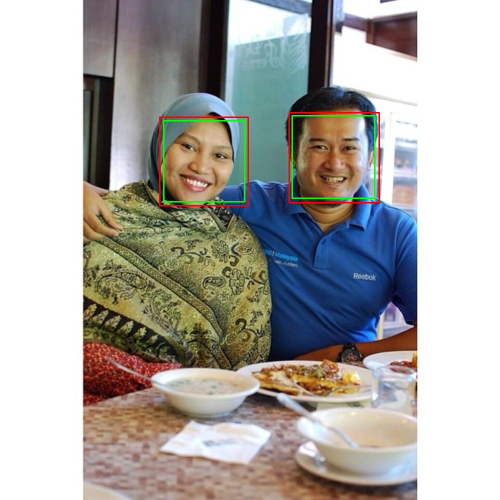
#> input picture outputs/Positives/00006c07d2b033d1.jpg, 1000 x 1000 px (shown at 1/2 size); its folder holds only this picture in this run
$ jupyter execute FaceDetection.ipynb
#> lines starting #> are read from the running program, lines starting #| are printed output that depends on the picture; after the words box and inside, x2 and y2 are one past the last pixel; in counts of white or black regions, pixels touching at a corner belong together
# Assessment 4: Detecting Faces with Haar Cascades

This notebook performs face detection using OpenCV's Haar cascades. It processes images from a user-specified dataset and classifies them into:
- **Positives**: Images where faces were detected
- **Negatives**: Images where no faces were detected

The output will be stored in separate folders with bounding boxes overlaid on positive detections.

## Load Required Libraries and Define Paths
This section loads the necessary libraries and sets up the paths for the dataset, cascade classifiers, and output directories.

[cell 1]
from pathlib import Path
import os
import cv2
import shutil
import gc
import matplotlib.pyplot as plt

## Load Haar Cascades
The following code attempts to load multiple Haar cascade classifiers from the specified directory. Each classifier is intended to improve robustness by detecting faces from different angles.

[cell 2]
# Available cascades
cascades = {
    "default": "haarcascade_frontalface_default.xml",
    "alt": "haarcascade_frontalface_alt.xml",
    "alt2": "haarcascade_frontalface_alt2.xml",
    "alt_tree": "haarcascade_frontalface_alt_tree.xml",
    "profile": "haarcascade_profileface.xml"
}

## Prepare Dataset and Output Folders
This step creates output folders for classified images — `Positives` for images where faces are detected, and `Negatives` for those without detectable faces.

[cell 3]
# User inputs
base_dir = Path(input("Enter the path to the Haar cascade XML directory: ").strip())
#> the answer given: outputs/Positives
dataset_dir = Path(input("Enter the path to the image dataset directory: ").strip())
#> the answer given: outputs/Positives
output_dir = Path(input("Enter the path for output directory (will be created if it doesn't exist): ").strip())
#> the answer given: out.png

## Process Each Image
Each image is read, resized if necessary, converted to grayscale, and then run through each of the loaded classifiers to detect faces.

[cell 4]
# Validate dataset directory
if not dataset_dir.exists() or not dataset_dir.is_dir():
    raise FileNotFoundError(f"Dataset directory not found: {dataset_dir}")

# Create output folders
output_dir = Path(output_dir)
positive_dir = output_dir / "Positives"
negative_dir = output_dir / "Negatives"
positive_dir.mkdir(parents=True, exist_ok=True)
negative_dir.mkdir(parents=True, exist_ok=True)

## Detect Faces in Images
This section loops through each image in the dataset and attempts face detection using each loaded Haar cascade.
- Images are resized if too large to avoid memory issues.
- Face detections are drawn using colored rectangles.
- Images with detected faces are saved to the `Positives` folder.
- Others are copied unchanged to the `Negatives` folder.
- The `'alt'` cascade is skipped due to known memory allocation errors during detection.

[cell 5]
loaded_classifiers = {}

for name, filename in cascades.items():
    cascade_path = base_dir / filename
    if not cascade_path.exists():
        print(f"Cascade file not found: {cascade_path}")
        continue
    classifier = cv2.CascadeClassifier(str(cascade_path))
    if classifier.empty():
        print(f"Failed to load: {filename}")
    else:
        loaded_classifiers[name] = classifier
        print(f"Loaded cascade: {name} -> {filename}")

if not loaded_classifiers:
    raise RuntimeError("No valid Haar cascade classifiers were loaded.")

print(f"\n Ready to process images in: {dataset_dir}")

## Memory Management
Garbage collection is manually triggered after each classifier's run to help prevent memory overflow, especially important when processing multiple large images in a single session.

[cell 6]
# Color map for each classifier
classifier_colors = {
    "default": (0, 255, 0),      # Green
    "alt": (255, 0, 0),          # Blue
    "alt2": (0, 0, 255),         # Red
    "alt_tree": (255, 255, 0),   # Cyan
    "profile": (255, 0, 255)     # Magenta
}

# Supported image formats
supported_exts = ['.jpg', '.jpeg', '.png']
images = [f for f in dataset_dir.iterdir() if f.suffix.lower() in supported_exts]
print(f"\n Found {len(images)} image(s) to process...")

MAX_WIDTH = 1000
MAX_HEIGHT = 1000

for img_path in images:
    img = cv2.imread(str(img_path))
#> img is the input picture: shape (1000, 1000, 3); mean B, G, R 164.7, 168.4, 170.6
    if img is None:
        print(f"Unable to read image: {img_path}")
        continue

    # Resize if too large
    height, width = img.shape[:2]
    if width > MAX_WIDTH or height > MAX_HEIGHT:
        scaling_factor = min(MAX_WIDTH / width, MAX_HEIGHT / height)
        img = cv2.resize(img, None, fx=scaling_factor, fy=scaling_factor, interpolation=cv2.INTER_AREA)

    gray = cv2.cvtColor(img, cv2.COLOR_BGR2GRAY)
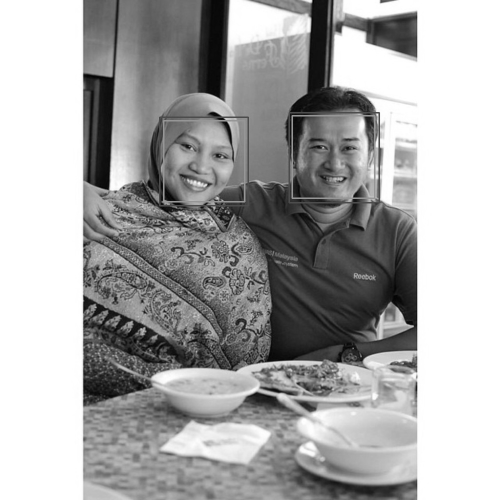
#> gray: shape (1000, 1000) (shown at 1/2 size); min 1, max 255, mean 168.6
    detections_found = False

    for name, classifier in loaded_classifiers.items():
        if name == "alt":
            print(f"Skipping cascade '{name}' to avoid memory error.")
            continue  # Skip alt cascade to avoid crash

        try:
            faces = classifier.detectMultiScale(gray, scaleFactor=1.1, minNeighbors=5)
            for (x, y, w, h) in faces:
                color = classifier_colors.get(name, (0, 255, 255))  # fallback color
                cv2.rectangle(img, (x, y), (x + w, y + h), color, 2)
                detections_found = True
        except cv2.error as e:
            print(f"Error detecting faces with {name}: {e}")

        # Free memory after each classifier
        gc.collect()
#> this loop made 4 passes
#> faces on passes 1, 3: [[588, 234, 158, 158], [327, 241, 165, 165]], [[583, 228, 171, 171], [322, 237, 170, 170]]
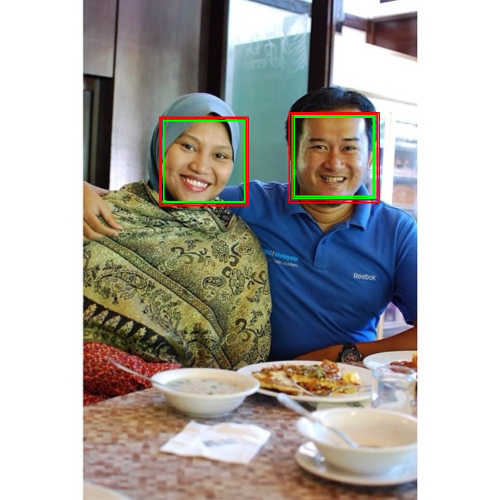
#> img: shape (1000, 1000, 3) (shown at 1/2 size); 0.71% of pixels changed, all inside (x1, y1, x2, y2) = (321, 227, 756, 409)

    if detections_found:
        cv2.imwrite(str(positive_dir / img_path.name), img)
    else:
        shutil.copy(str(img_path), str(negative_dir / img_path.name))

print("\nImage classification complete. Results saved to:")
print(f"   → Positives: {positive_dir}")
print(f"   → Negatives: {negative_dir}")

## Preview Positive Detections
To visually confirm the face detection results, this section displays a few sample images from the `Positives` folder with rectangles showing where faces were detected.

[cell 7]
# Preview some positive results
sample_results = list(positive_dir.glob("*"))
for img_file in sample_results[:5]:
    img = cv2.imread(str(img_file))
    img_rgb = cv2.cvtColor(img, cv2.COLOR_BGR2RGB)
    plt.imshow(img_rgb)
    plt.title(f"Detected Face: {img_file.name}")
    plt.axis('off')
    plt.show()

$ run again, on outputs/Positives/01f37f9a2a897d15.jpg
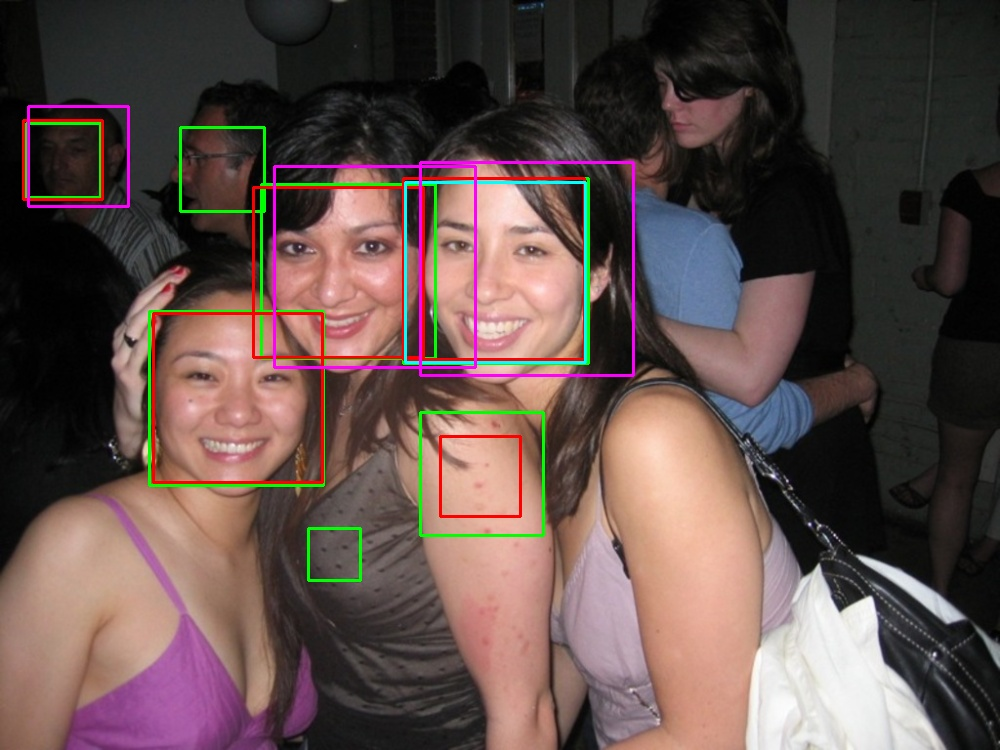
#> input picture outputs/Positives/01f37f9a2a897d15.jpg, 1000 x 750 px
#> img is the input picture: shape (750, 1000, 3); mean B, G, R 74.1, 77.7, 96.2
#> `gray = cv2.cvtColor(img, cv2.COLOR_BGR2GRAY)`:
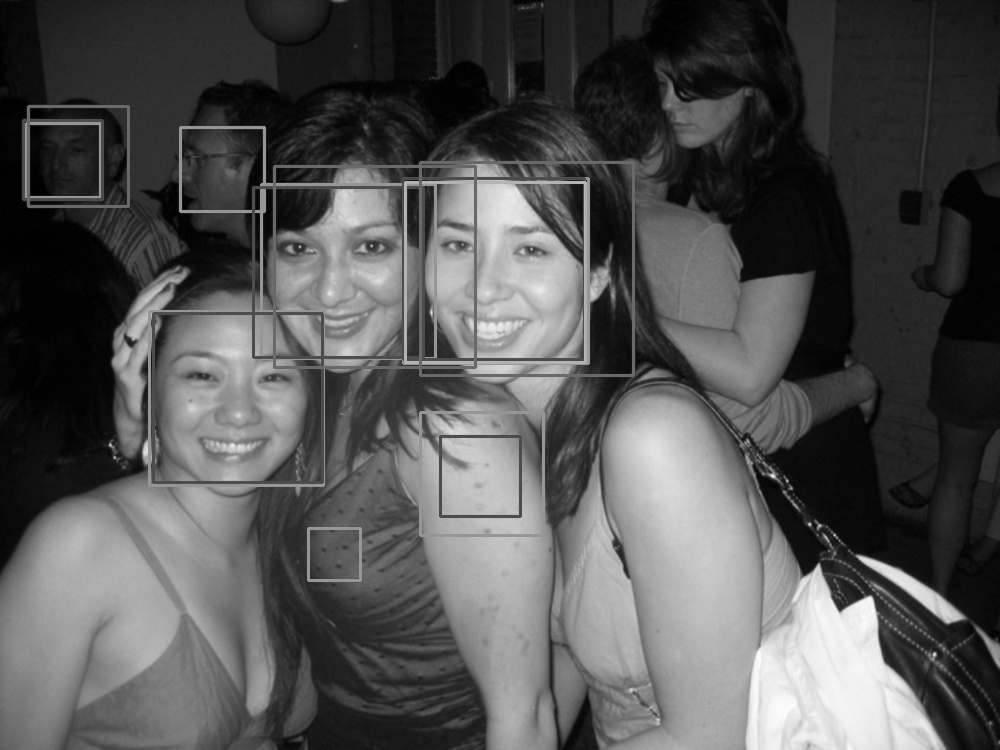
#> gray: shape (750, 1000); min 0, max 255, mean 82.8
#> the loop `for name, classifier in loaded_classifiers.items():` made 4 passes
#> faces on pass 4: [[161, 118, 104, 104], [440, 175, 192, 192]]
#> after the loop `for name, classifier in loaded_classifiers.items():`:
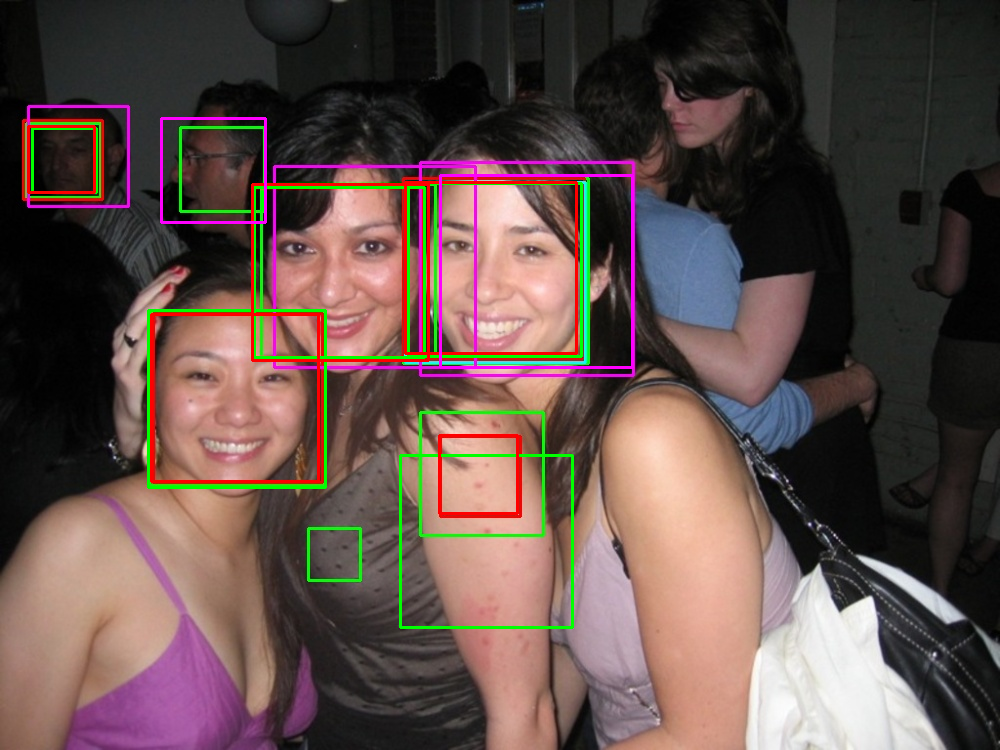
#> img: shape (750, 1000, 3); 2.58% of pixels changed, all inside (x1, y1, x2, y2) = (27, 117, 634, 629)

$ run again, on outputs/Positives/0360a03ee4debf0d.jpg
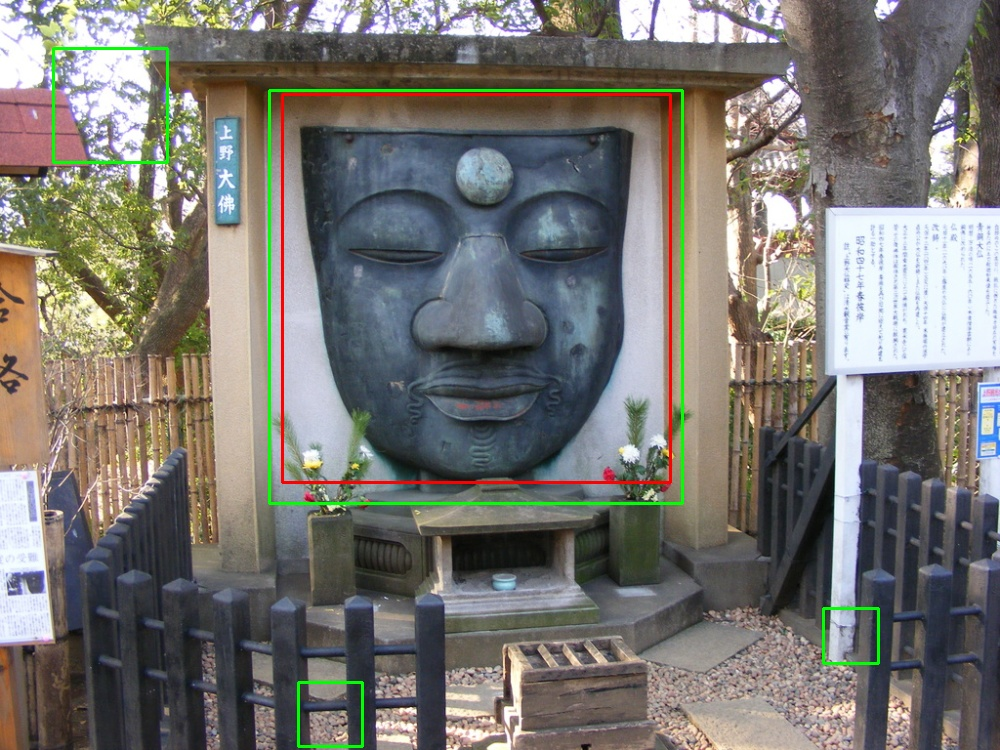
#> input picture outputs/Positives/0360a03ee4debf0d.jpg, 1000 x 750 px
#> img is the input picture: shape (750, 1000, 3); mean B, G, R 113, 118, 120.3
#> `gray = cv2.cvtColor(img, cv2.COLOR_BGR2GRAY)`:
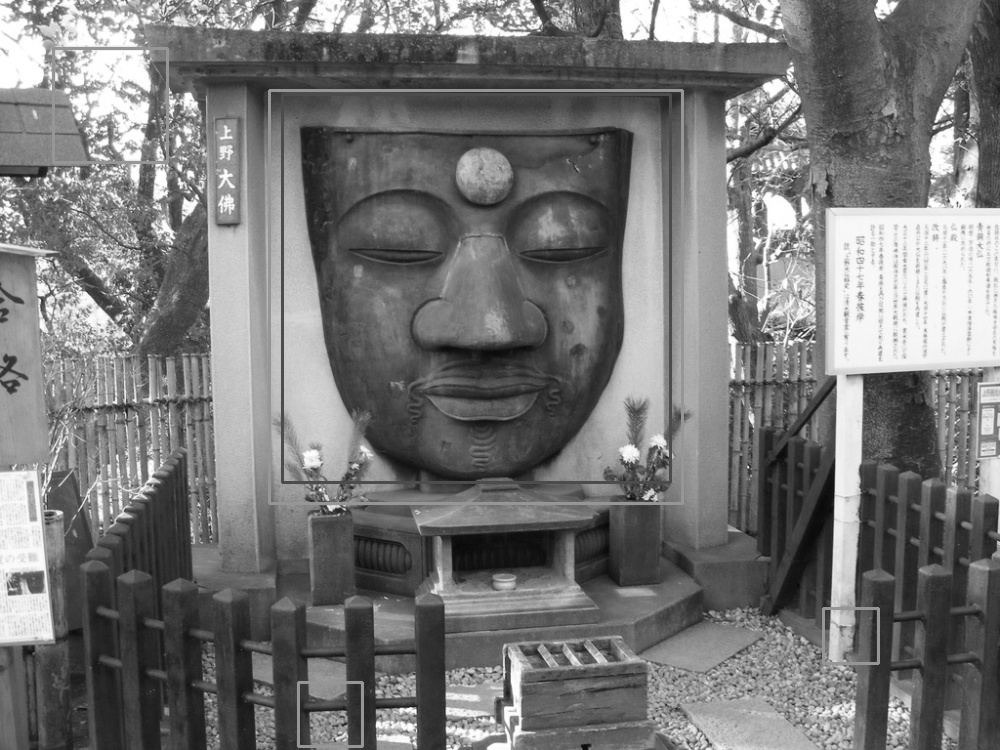
#> gray: shape (750, 1000); min 7, max 255, mean 118.1
#> the loop `for name, classifier in loaded_classifiers.items():` made 4 passes
#> faces on passes 1, 3: [[51, 48, 112, 112], [276, 93, 403, 403]], [[287, 92, 391, 391]]
#> after the loop `for name, classifier in loaded_classifiers.items():`:
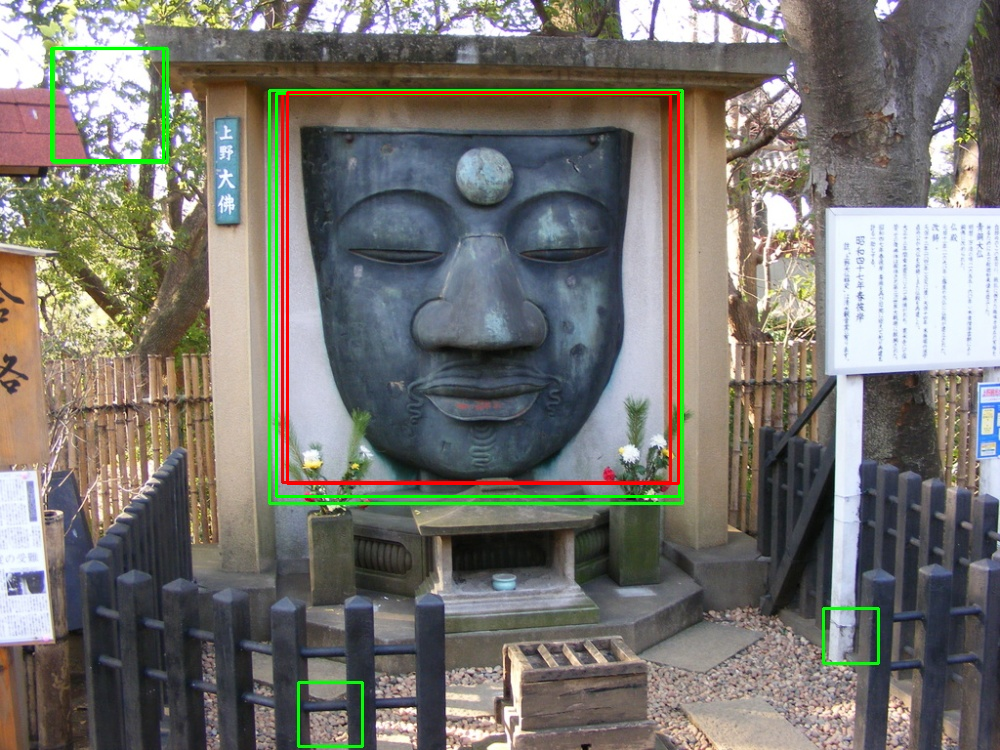
#> img: shape (750, 1000, 3); 1.24% of pixels changed, all inside (x1, y1, x2, y2) = (50, 47, 681, 498)

$ run again, on outputs/Positives/042c222237a50bf8.jpg
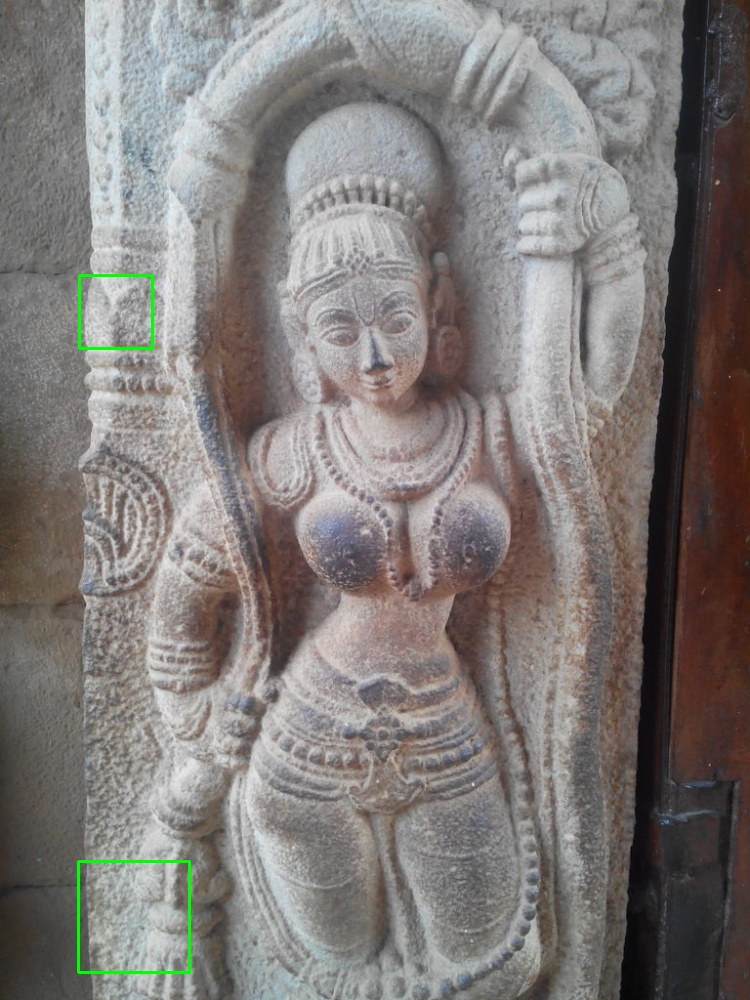
#> input picture outputs/Positives/042c222237a50bf8.jpg, 750 x 1000 px
#> img is the input picture: shape (1000, 750, 3); mean B, G, R 120.5, 122.9, 127.7
#> `gray = cv2.cvtColor(img, cv2.COLOR_BGR2GRAY)`:
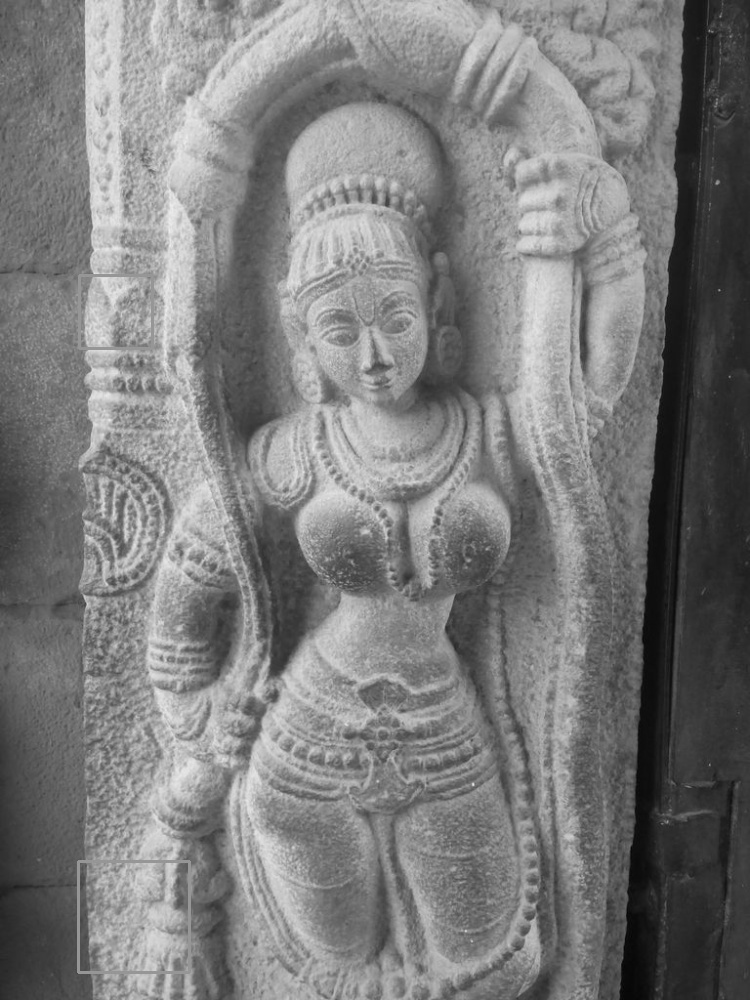
#> gray: shape (1000, 750); min 2, max 238, mean 124.1
#> the loop `for name, classifier in loaded_classifiers.items():` made 4 passes
#> faces on pass 1: [[79, 277, 68, 68], [158, 477, 80, 80], [79, 861, 111, 111]]
#> after the loop `for name, classifier in loaded_classifiers.items():`:
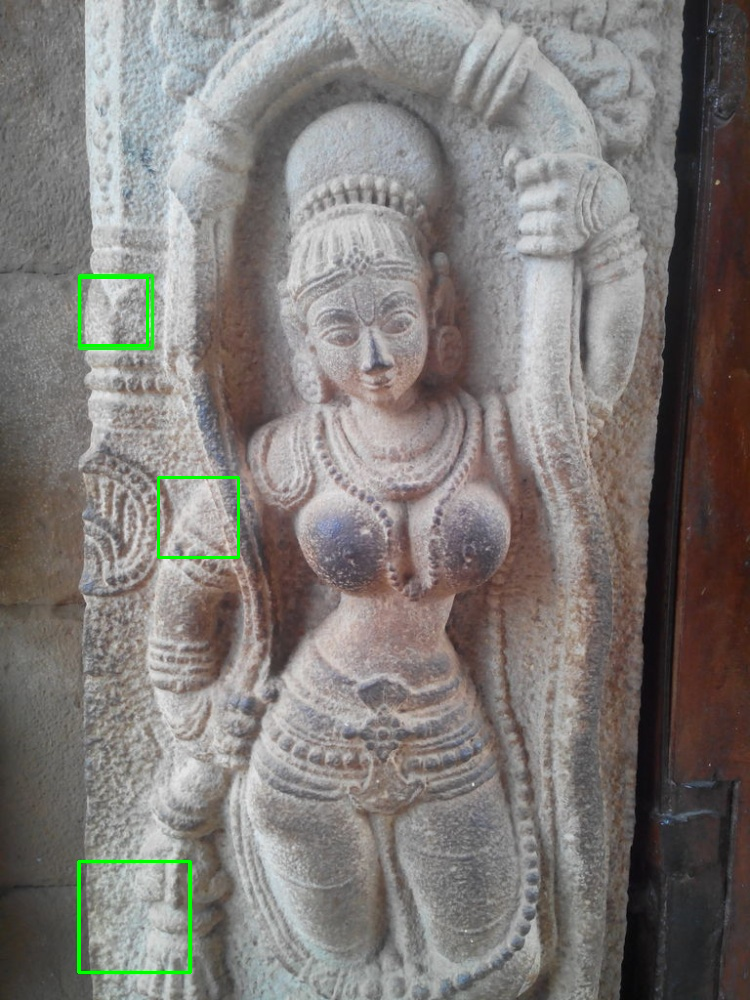
#> img: shape (1000, 750, 3); 0.41% of pixels changed, all inside (x1, y1, x2, y2) = (78, 276, 240, 974)
